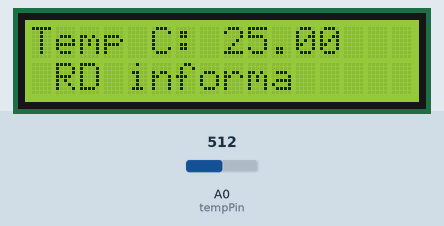
Bench run of a sketch on a simulated Arduino Uno, built with avr-gcc and run on an emulated ATmega328P. Parts: 16×2 character LCD. Inputs (shaded band) come from the test bench; at power-on: A0 (tempPin) = 512.

Above: at 1.2 s.
1.3 s: A0 (tempPin) set to 716
At 2.8 s:
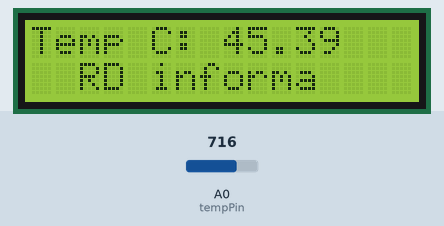
4.5 s: A0 (tempPin) set to 900
At 5.9 s:
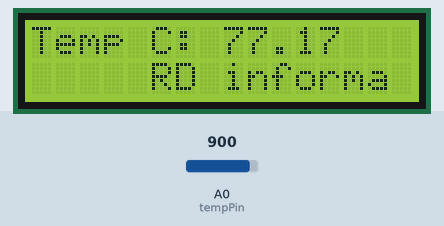
7.6 s: A0 (tempPin) set to 1023
At 8.9 s:
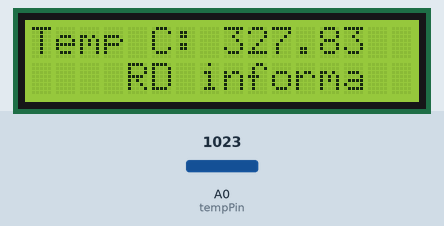
Timing chart, 0 to 10.6 s (numbered marks = the images above; inputs shaded):
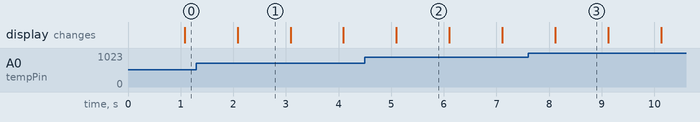

The sketch:

mi_termometro.ino
```cpp
#include <LiquidCrystal.h>
#include <math.h>

int tempPin = A0; // Pin analógico donde está conectado el termistor
//                RS  E  D4 D5  D6 D7
LiquidCrystal lcd(7, 8, 9, 10, 11, 12);

int position = 0; // Posición del mensaje "RD informa"
int direction = 1; // Dirección del movimiento (1 = derecha, -1 = izquierda)

void setup() {
  lcd.begin(16, 2); // Inicializa la pantalla LCD con 16 columnas y 2 filas
}

void loop() {
  int tempReading = analogRead(tempPin); // Lee el valor analógico del termistor

  // Convertimos la lectura del termistor a resistencia
  double resistance = (1024.0 / tempReading - 1) * 10000; // Suponiendo un R0 de 10k ohms

  // Usamos la ecuación de Steinhart-Hart para calcular la temperatura en Kelvin
  double tempK = 1 / (0.001129148 + (0.000234125 + (0.0000000876741 * log(resistance) * log(resistance))) * log(resistance));

  // Convertimos de Kelvin a Celsius
  float tempC = tempK - 273.15;

  // Mostrar la temperatura ajustada en la LCD en Celsius
  lcd.setCursor(0, 0);
  lcd.print("Temp C: ");
  lcd.print(tempC);

  // Limpiamos la segunda línea
  lcd.setCursor(0, 1);
  lcd.print("                "); // 16 espacios para limpiar la línea

  // Mueve el mensaje "RD informa" de un lado a otro
  lcd.setCursor(position, 1);
  lcd.print("RD informa");

  // Actualiza la posición del mensaje
  position += direction;
  if (position == 0 || position == 16 - strlen("RD informa")) {
    direction = -direction; // Cambia de dirección al llegar a los extremos
  }

  delay(1000); // Espera un corto tiempo antes de la siguiente lectura
}
```

Measured:
- what the display in image 1 shows lasts 1.0 s, from 2.1 s to 3.1 s
